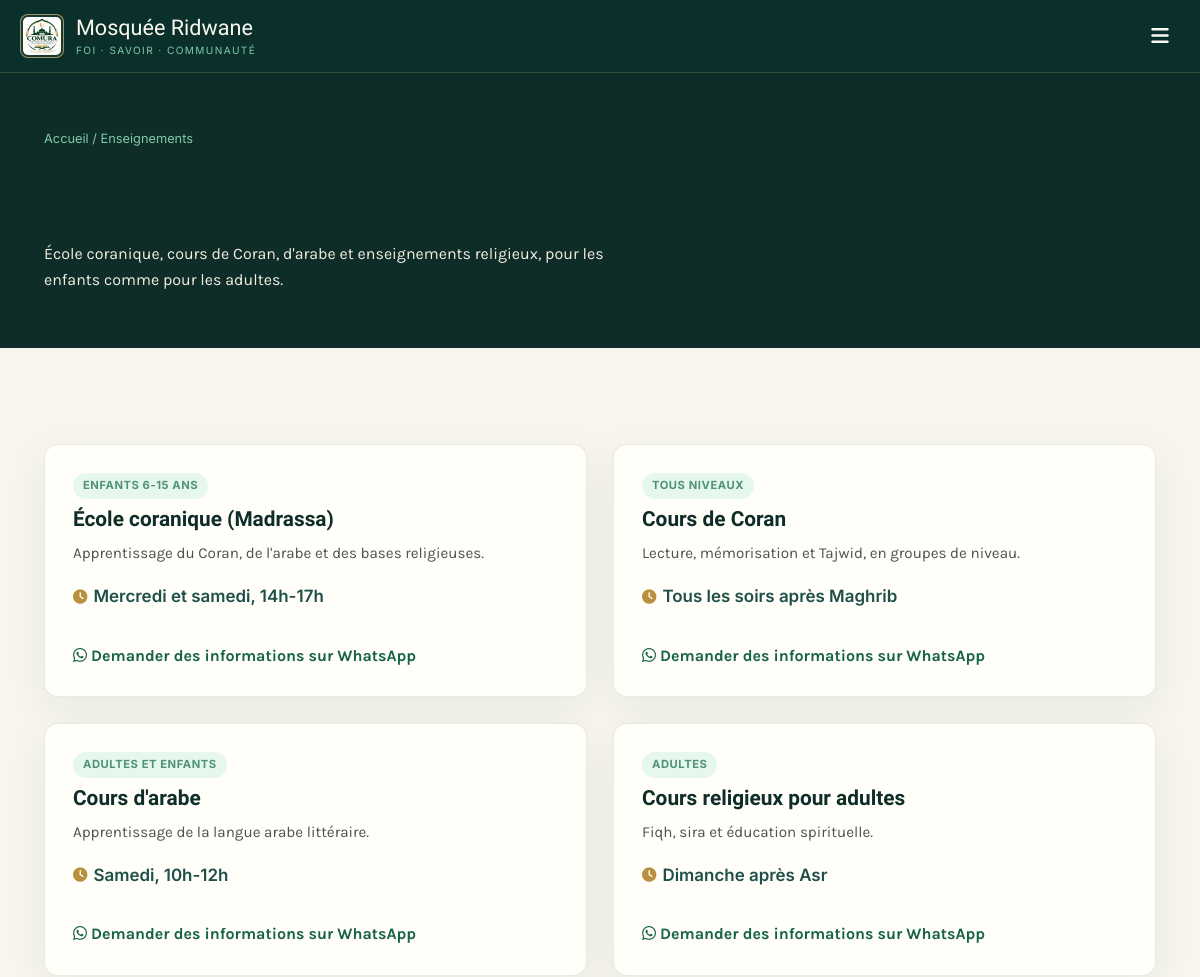
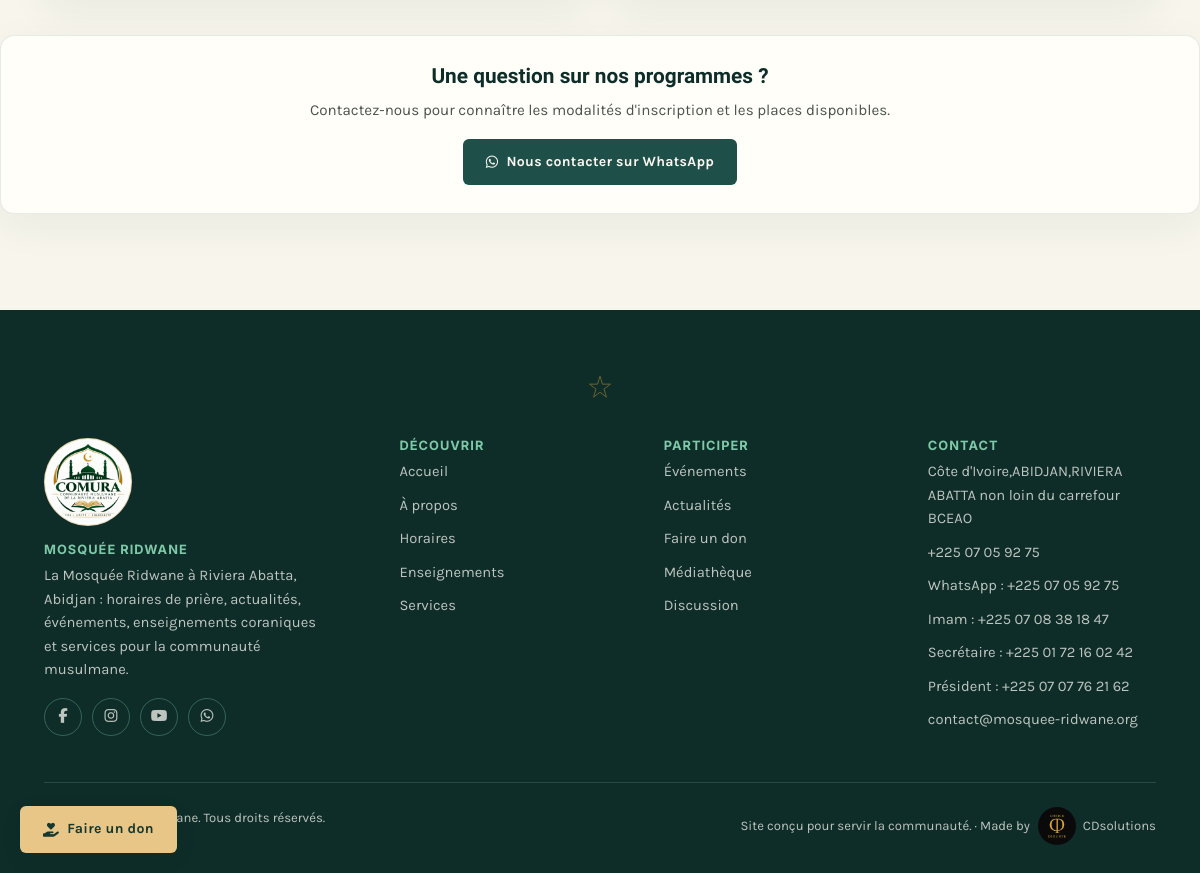
The app's page /enseignements.php with its own data (2 pictures, top to bottom).
### tables this page shows
CREATE TABLE IF NOT EXISTS enseignements (
    id INT AUTO_INCREMENT PRIMARY KEY,
    titre VARCHAR(255) NOT NULL,
    public_cible VARCHAR(150),    
    description TEXT,
    horaires VARCHAR(255),
    ordre INT DEFAULT 0
);

### includes/functions.php (called while the page is built, shortened)
<?php
function h($texte) {
    return htmlspecialchars($texte ?? '', ENT_QUOTES, 'UTF-8');
}
function siteAssetUrl($path) {
    if (strpos($path, BASE_URL . '/') === 0) {
        return $path;
    }
    return rtrim(BASE_URL, '/') . '/' . ltrim($path, '/');
}
function whatsappMessageUrl($message) {
    return SITE_WHATSAPP . '?text=' . rawurlencode($message);
}

### enseignements.php (the view, shortened to what this page needs)
<?php
require_once __DIR__ . '/config/config.php';
$enseignements = $pdo->query("SELECT * FROM enseignements ORDER BY ordre ASC")->fetchAll();
require_once __DIR__ . '/includes/header.php';
?>
<section class="page-entete">
    <div class="conteneur">
        <div class="fil-ariane"><a href="<?= BASE_URL ?>/index.php" style="color:inherit;">Accueil</a> / Enseignements</div>
        <h1>Enseignements</h1>
        <p style="color:var(--plâtre-100); max-width:560px;">École coranique, cours de Coran, d'arabe et enseignements religieux, pour les enfants comme pour les adultes.</p>
    </div>
</section>
<section class="section">
    <div class="conteneur grille grille-2">
        <?php foreach ($enseignements as $ens): ?>
        <div class="carte">
            <div class="carte-corps">
                <div class="carte-meta"><span class="badge"><?= h($ens['public_cible']) ?></span></div>
                <h3><?= h($ens['titre']) ?></h3>
                <p class="resume"><?= h($ens['description']) ?></p>
                <?php if ($ens['horaires']): ?>
                <p class="meta-icone" style="font-family:var(--police-donnee); font-weight:600; color:var(--mint-700); margin-top:auto;"><i class="fa-solid fa-clock icone" aria-hidden="true"></i> <?= h($ens['horaires']) ?></p>
                <?php endif; ?>
                <?php $messageWhatsApp = 'Bonjour, je souhaite avoir des informations sur l’enseignement « ' . $ens['titre'] . ' » à la Mosquée Ridwane.'; ?>
                <a href="<?= h(whatsappMessageUrl($messageWhatsApp)) ?>" class="carte-lien" target="_blank" rel="noopener noreferrer">
                    <i class="fa-brands fa-whatsapp" aria-hidden="true"></i> Demander des informations sur WhatsApp
                </a>
            </div>
        </div>
        <?php endforeach; ?>
    </div>
    <div class="carte" style="margin-top:36px;">
        <div class="carte-corps" style="text-align:center;">
            <h3>Une question sur nos programmes ?</h3>
            <p class="resume">Contactez-nous pour connaître les modalités d'inscription et les places disponibles.</p>
            <a href="<?= h(whatsappMessageUrl('Bonjour, je souhaite obtenir des informations sur les programmes d’enseignement de la Mosquée Ridwane.')) ?>" class="bouton bouton-emeraude" style="align-self:center;" target="_blank" rel="noopener noreferrer">
                <i class="fa-brands fa-whatsapp" aria-hidden="true"></i> Nous contacter sur WhatsApp
            </a>
        </div>
    </div>
</section>
<?php require_once __DIR__ . '/includes/footer.php'; ?>

### includes/header.php (shortened to what this page needs)
<!DOCTYPE html>
<html lang="fr">
<head>
<link rel="stylesheet" href="https://cdnjs.cloudflare.com/ajax/libs/font-awesome/6.5.2/css/all.min.css">
<link rel="stylesheet" href="<?= BASE_URL ?>/assets/css/style.css">
<link rel="stylesheet" href="<?= BASE_URL ?>/assets/css/accueil-visuel.css">
</head>
<body>
<header class="site-header" id="entete">
    <div class="conteneur header-bar">
        <a href="<?= BASE_URL ?>/index.php" class="logo">
            <img class="logo-marque logo-emplacement" src="<?= BASE_URL ?>/assets/img/logo-mosquee.png" alt="Emblème de la Communauté Musulmane de la Riviera Abatta">
            <span>
                Mosquée Ridwane
                <span class="logo-sub">Foi · Savoir · Communauté</span>
            </span>
        </a>
        <button type="button" class="menu-toggle" aria-label="Ouvrir le menu" aria-controls="nav-principale" aria-expanded="false">
            <i class="fa-solid fa-bars" aria-hidden="true"></i>
        </button>
    </div>
</header>
<a href="<?= BASE_URL ?>/dons.php" class="bouton bouton-dore don-flottant">
    <i class="fa-solid fa-hand-holding-heart icone" aria-hidden="true"></i> Faire un don
</a>
<main id="contenu-principal">

### includes/footer.php (shortened to what this page needs)
</main>
    <footer class="site-footer">
        <div class="conteneur">
            <svg class="motif-etoile footer-motif" viewBox="0 0 40 40" xmlns="http://www.w3.org/2000/svg" aria-hidden="true">
                <path d="M20 3 L23.5 14.5 L35 14.5 L25.7 21.5 L29.2 33 L20 26 L10.8 33 L14.3 21.5 L5 14.5 L16.5 14.5 Z"/>
            </svg>
            <div class="footer-grille">
                <div>
                    <img class="footer-mosquee-logo" src="<?= BASE_URL ?>/assets/img/logo-mosquee.png" alt="Emblème de la Communauté Musulmane de la Riviera Abatta" loading="lazy">
                    <h4 style="margin-top:0;">Mosquée Ridwane</h4>
                    <p style="font-size:0.92rem; max-width:280px;"><?= h(SITE_DESCRIPTION) ?></p>
                    <div class="footer-social">
                        <?php if (SITE_FACEBOOK): ?><a href="<?= h(SITE_FACEBOOK) ?>" aria-label="Facebook"><i class="fa-brands fa-facebook-f icone" aria-hidden="true"></i></a><?php endif; ?>
                        <?php if (SITE_INSTAGRAM): ?><a href="<?= h(SITE_INSTAGRAM) ?>" aria-label="Instagram"><i class="fa-brands fa-instagram icone" aria-hidden="true"></i></a><?php endif; ?>
                        <?php if (SITE_YOUTUBE): ?><a href="<?= h(SITE_YOUTUBE) ?>" aria-label="YouTube"><i class="fa-brands fa-youtube icone" aria-hidden="true"></i></a><?php endif; ?>
                        <?php if (SITE_WHATSAPP): ?><a href="<?= h(SITE_WHATSAPP) ?>" aria-label="WhatsApp"><i class="fa-brands fa-whatsapp icone" aria-hidden="true"></i></a><?php endif; ?>
                    </div>
                </div>
                <div>
                    <h4>Découvrir</h4>
                    <ul>
                        <li><a href="<?= BASE_URL ?>/index.php">Accueil</a></li>
                        <li><a href="<?= BASE_URL ?>/a-propos.php">À propos</a></li>
                        <li><a href="<?= BASE_URL ?>/horaires.php">Horaires</a></li>
                        <li><a href="<?= BASE_URL ?>/enseignements.php">Enseignements</a></li>
                        <li><a href="<?= BASE_URL ?>/services.php">Services</a></li>
                    </ul>
                </div>
                <div>
                    <h4>Participer</h4>
                    <ul>
                        <li><a href="<?= BASE_URL ?>/evenements.php">Événements</a></li>
                        <li><a href="<?= BASE_URL ?>/actualites.php">Actualités</a></li>
                        <li><a href="<?= BASE_URL ?>/dons.php">Faire un don</a></li>
                        <li><a href="<?= BASE_URL ?>/mediatheque.php">Médiathèque</a></li>
                        <li><a href="<?= BASE_URL ?>/discussions.php">Discussion</a></li>
                    </ul>
                </div>
                <div>
                    <h4>Contact</h4>
                    <ul>
                        <li><address><?= h(SITE_ADRESSE) ?></address></li>
                        <li><a href="tel:<?= h(preg_replace('/\s+/', '', SITE_TELEPHONE)) ?>"><?= h(SITE_TELEPHONE) ?></a></li>
                        <li><a href="<?= h(SITE_WHATSAPP) ?>" target="_blank" rel="noopener noreferrer">WhatsApp : <?= h(SITE_TELEPHONE) ?></a></li>
                        <li>Imam : <a href="tel:<?= h(preg_replace('/\s+/', '', SITE_IMAM_TELEPHONE)) ?>"><?= h(SITE_IMAM_TELEPHONE) ?></a></li>
                        <li>Secrétaire : <a href="tel:<?= h(preg_replace('/\s+/', '', SITE_SECRETAIRE_TELEPHONE)) ?>"><?= h(SITE_SECRETAIRE_TELEPHONE) ?></a></li>
                        <li>Président : <a href="tel:<?= h(preg_replace('/\s+/', '', SITE_PRESIDENT_TELEPHONE)) ?>"><?= h(SITE_PRESIDENT_TELEPHONE) ?></a></li>
                        <li><a href="mailto:<?= h(SITE_EMAIL) ?>"><?= h(SITE_EMAIL) ?></a></li>
                    </ul>
                </div>
            </div>
            <div class="footer-bas">
                <span>© <?= date('Y') ?> Mosquée Ridwane. Tous droits réservés.</span>
                <span class="footer-signature">
                    <span>Site conçu pour servir la communauté. · Made by</span>
                    <a href="https://cd-solutions.freedev.app/?i=3" target="_blank" rel="noopener noreferrer" aria-label="CDsolutions — ouvrir le site">
                        <img src="<?= h(siteAssetUrl('/assets/img/logo-cd.jpeg')) ?>" alt="CDsolutions">
                        <span>CDsolutions</span>
                    </a>
                </span>
            </div>
        </div>
    </footer>
</body>
</html>

### assets/css/accueil-visuel.css (style rules this page uses)
:root { --ridwane-nuit: #103d36; --ridwane-profond: #092e29; --ridwane-or: #e7c687; --ridwane-papier: #f7f5ec; --ridwane-texte: #253a32; }
.site-header { background: #0b302b; border-bottom-color: rgba(231, 198, 135, .18); }
.header-bar { min-height: 72px; }
.logo { font-size: 1.35rem; line-height: 1.1; }
.logo-emplacement { width: 44px; height: 44px; border-color: rgba(231, 198, 135, .65); background: rgba(231, 198, 135, .06); }
.logo-sub { margin-top: 5px; letter-spacing: .14em; }
.bouton { border-radius: 6px; min-height: 46px; justify-content: center; }
.bouton-dore { background: var(--ridwane-or); color: #17382e; }
main > .section { padding-top: clamp(64px, 8vw, 104px); padding-bottom: clamp(64px, 8vw, 104px); }
main > .section:not(.section-alt):not(.section-emeraude) { background: var(--ridwane-papier); }
main > .section p { color: var(--ridwane-texte); font-size: 1.06rem; line-height: 1.75; }
main > .section .carte { border: 1px solid rgba(18, 70, 52, .10); border-radius: 14px; background: #fffef8; box-shadow: 0 12px 40px rgba(17, 61, 44, .06); }
main > .section .carte-corps { padding: 28px; }
main > .section .carte-lien { color: #166346; font-size: 1rem; }

### records on screen
enseignements: public_cible "ENFANTS 6-15 ANS", titre "École coranique (Madrassa)", description "Apprentissage du Coran, de l'arabe et des bases religieuses.", horaires "Mercredi et samedi, 14h-17h"
enseignements: public_cible "TOUS NIVEAUX", titre "Cours de Coran", description "Lecture, mémorisation et Tajwid, en groupes de niveau.", horaires "Tous les soirs après Maghrib"
enseignements: public_cible "ADULTES ET ENFANTS", titre "Cours d'arabe", description "Apprentissage de la langue arabe littéraire.", horaires "Samedi, 10h-12h"
enseignements: public_cible "ADULTES", titre "Cours religieux pour adultes", description "Fiqh, sira et éducation spirituelle.", horaires "Dimanche après Asr"

### other values on screen
SITE_DESCRIPTION "La Mosquée Ridwane à Riviera Abatta, Abidjan : horaires de prière, actualités, événements, enseignements coraniques et services pour la communauté musulmane."
SITE_ADRESSE "Côte d'Ivoire,ABIDJAN,RIVIERA ABATTA non loin du carrefour BCEAO"
SITE_TELEPHONE "+225 07 05 92 75"
SITE_IMAM_TELEPHONE "+225 07 08 38 18 47"
SITE_SECRETAIRE_TELEPHONE "+225 01 72 16 02 42"
SITE_PRESIDENT_TELEPHONE "+225 07 07 76 21 62"
SITE_EMAIL "contact@mosquee-ridwane.org"
